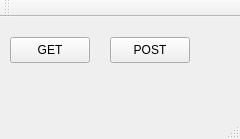
<?xml version="1.0" encoding="UTF-8"?>
<ui version="4.0">
 <class>MainWindow</class>
 <widget class="QMainWindow" name="MainWindow">
  <property name="geometry">
   <rect>
    <x>0</x>
    <y>0</y>
    <width>240</width>
    <height>139</height>
   </rect>
  </property>
  <property name="windowTitle">
   <string>MainWindow</string>
  </property>
  <widget class="QWidget" name="centralWidget">
   <widget class="QPushButton" name="pushButton">
    <property name="geometry">
     <rect>
      <x>10</x>
      <y>20</y>
      <width>80</width>
      <height>26</height>
     </rect>
    </property>
    <property name="text">
     <string>GET</string>
    </property>
   </widget>
   <widget class="QPushButton" name="pushButton_2">
    <property name="geometry">
     <rect>
      <x>110</x>
      <y>20</y>
      <width>80</width>
      <height>26</height>
     </rect>
    </property>
    <property name="text">
     <string>POST</string>
    </property>
   </widget>
  </widget>
  <widget class="QMenuBar" name="menuBar">
   <property name="geometry">
    <rect>
     <x>0</x>
     <y>0</y>
     <width>240</width>
     <height>23</height>
    </rect>
   </property>
  </widget>
  <widget class="QToolBar" name="mainToolBar">
   <attribute name="toolBarArea">
    <enum>TopToolBarArea</enum>
   </attribute>
   <attribute name="toolBarBreak">
    <bool>false</bool>
   </attribute>
  </widget>
  <widget class="QStatusBar" name="statusBar"/>
 </widget>
 <layoutdefault spacing="6" margin="11"/>
 <resources/>
 <connections/>
</ui>
